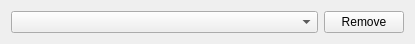
<?xml version="1.0" encoding="UTF-8"?>
<ui version="4.0">
 <class>RasterAnalysisSelection</class>
 <widget class="QWidget" name="RasterAnalysisSelection">
  <property name="geometry">
   <rect>
    <x>0</x>
    <y>0</y>
    <width>415</width>
    <height>44</height>
   </rect>
  </property>
  <property name="windowTitle">
   <string>Form</string>
  </property>
  <layout class="QHBoxLayout" name="horizontalLayout">
   <item>
    <widget class="QComboBox" name="analysis">
     <property name="sizePolicy">
      <sizepolicy hsizetype="MinimumExpanding" vsizetype="Fixed">
       <horstretch>0</horstretch>
       <verstretch>0</verstretch>
      </sizepolicy>
     </property>
    </widget>
   </item>
   <item>
    <widget class="QPushButton" name="removeButton">
     <property name="text">
      <string>Remove</string>
     </property>
    </widget>
   </item>
  </layout>
 </widget>
 <resources/>
 <connections/>
</ui>
